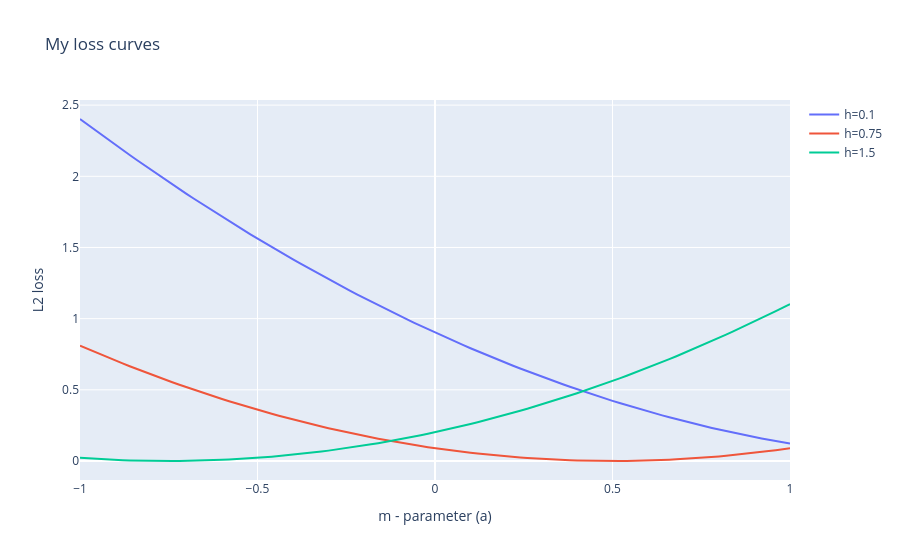

This figure's notebook cell:
### Markdown cell above
### Task 2c 
We have the following loss curves (same loss function as in 2b):  

![title](loss_curves_mse.png)



# Model:
The model is of the form $f_\theta(x) = ax + b$ with $a,b \in \theta$. 
Here the different curves is the loss for:
1) Set $b = 0.1$ and $a \in [-1, 1]$.
2) Set $b = 0.75$ and $a \in [-1, 1]$.
3) Set $b = 1.5$ and $a \in [-1, 1]$.  
While a is between [-1, 1] (the x-axis in the plot).


Objective: Find a set of datapoints that duplicate these graphs

### Code cell
# -- CODE for 2c ---
import plotly.graph_objects as go
import numpy as np

# notation : y = m*x + h   (dans l'énoncé : m = a, h = b)
def f_line(m, x, h):
    return m * x + h

# les points : sur la droite y = 0.5x + 0.75 (indice courbe orange),
# le 0.6 est choisi car il est proche de la droite orange, mais pas exactement dessus
# centrés autour de x ≈ 0.6 (indice courbe verte), écartés pour que la verte ne touche pas 0
x_data = np.array([0.4, 0.8])
y_data = f_line(0.5, x_data, 0.75)      # -> [0.95, 1.15]

m_values = np.linspace(-1, 1, 101)       # comme le prof : m (= a) de -1 à 1

fig = go.Figure()
for h in [0.1, 0.75, 1.5]:               # une courbe par valeur de h (= b)
    losses = []
    for m in m_values:
        y_pred = f_line(m, x_data, h)    # ce que prédit la ligne (m, h) pour chaque x_data
        losses.append(mse(y_data, y_pred))
    fig.add_scatter(x=m_values, y=losses, mode="lines", name=f"h={h}")

fig.update_layout(title="My loss curves", xaxis_title="m - parameter (a)", yaxis_title="L2 loss")
fig.show()
